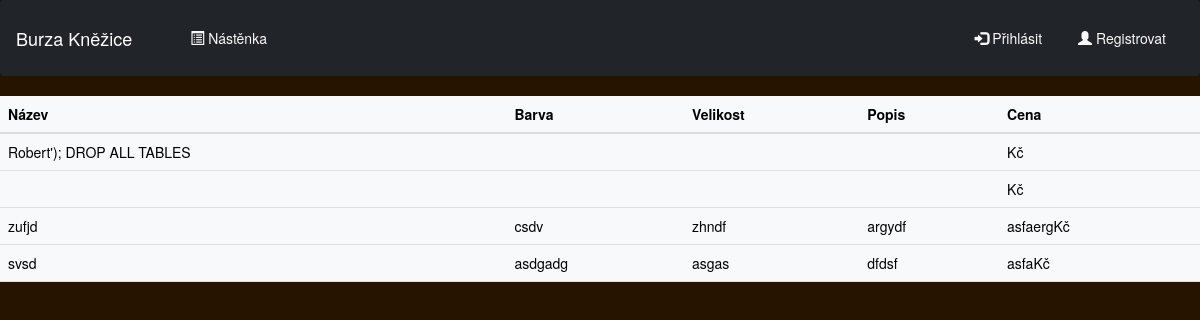
Page /home on the earlier database version.
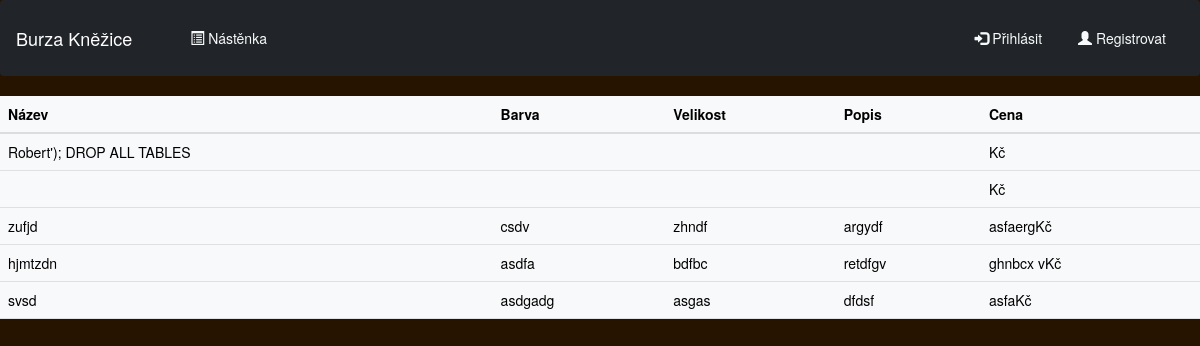
Same page on the later database version.
### web/models.py (models this page shows)
class Post(db.Model):
    id = db.Column(db.Integer, primary_key=True)
    bring = db.Column(db.Boolean, nullable=False)
    date_created = db.Column(db.DateTime(timezone=True), default=func.now())
    label = db.Column(db.Text, nullable=False)
    name = db.Column(db.String(150))
    color = db.Column(db.String(150))
    size = db.Column(db.String(150))
    price = db.Column(db.String(150))
    status = db.Column(db.Boolean, nullable=False)
    author = db.Column(db.Integer, db.ForeignKey(
        'user.id', ondelete="CASCADE"), nullable=False)

### web/views.py (the view)
@views.route("/")
@views.route("/home")
def home():
    posts = Post.query.all()
    posts.reverse()
    for i in posts:
        if i.status:
            posts.remove(i)
    posts = posts[:15]
    return render_template("main_page.html", user=current_user, posts=posts)

### web/templates/main_page.html (shortened to what this page needs)
{% extends "base.html" %}
{% block content %}
<form method = "POST">
    <table class="table table-hover table-light">
        <thead>
            <tr>
                <th scope="col">Název</th>
                <th scope="col">Barva</th>
                <th scope="col">Velikost</th>
                <th scope="col">Popis</th>
                <th scope="col">Cena</th>
            </tr>
        </thead>
        <tbody>
            {% for post in posts %}
                <tr>
                <td>{{ post.name }}</td>
                <td>{{ post.color }}</td>
                <td>{{ post.size }}</td>
                <td>{{ post.label }}</td>
                <td>{{ post.price }}Kč</td>
                </tr>
            {% endfor %}
        </tbody>
    </table>
</form>
{% endblock %}

Differences in the rows shown:
now on this page (row edited): Post: name "hjmtzdn", color "asdfa", size "bdfbc", label "retdfgv", price "ghnbcx v"
